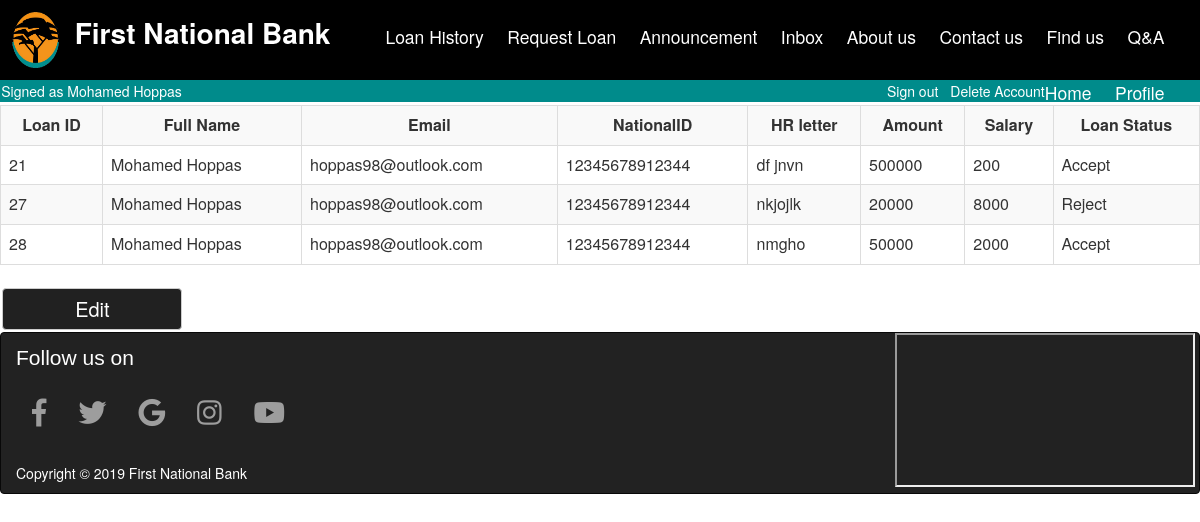
Before: /loan_History.php (signed in) with the older database file.
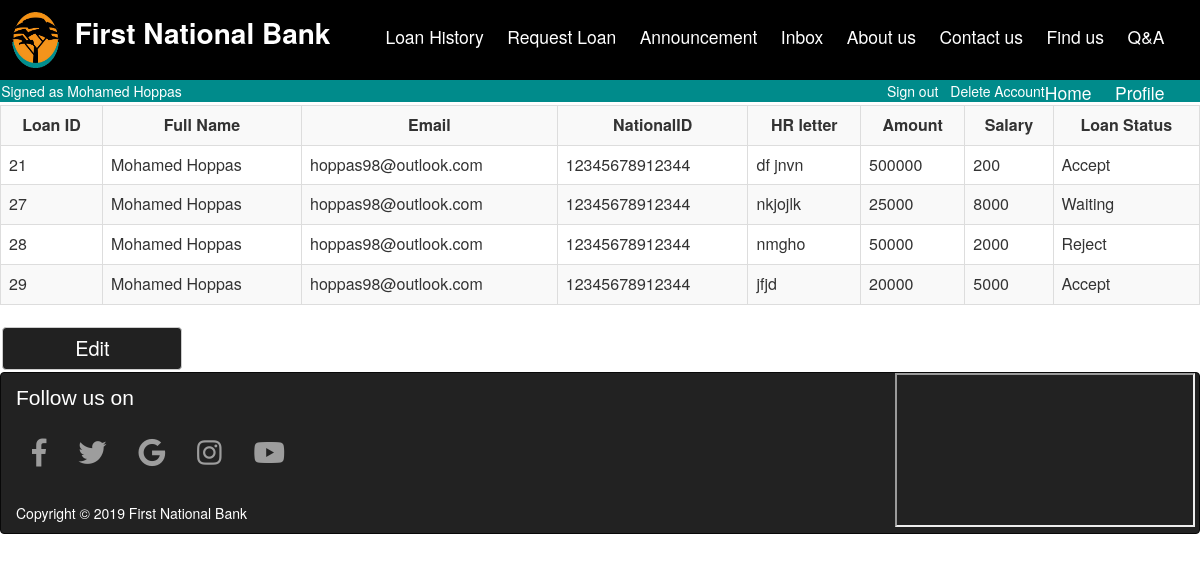
After: the same page with the newer database file.
### tables this page shows
CREATE TABLE `request_loan` (
  `FullName` varchar(50) NOT NULL,
  `Email` varchar(50) NOT NULL,
  `Mobile_Phone` varchar(11) NOT NULL,
  `National_ID` varchar(14) NOT NULL,
  `Address` varchar(100) NOT NULL,
  `Job` varchar(50) NOT NULL,
  `Loan_Status` varchar(50) NOT NULL,
  `Amount` varchar(6) NOT NULL,
  `Salary` varchar(7) NOT NULL,
  `HR_letter` text NOT NULL,
  `Request_Number` int(7) NOT NULL,
  `National_ID_Photo` varchar(200) NOT NULL
);

### loan_History.php (the view, shortened to what this page needs)
<head>
<link rel="stylesheet" href="https://maxcdn.bootstrapcdn.com/bootstrap/3.4.1/css/bootstrap.min.css">
</head>
<?php
include "TopBar.php";
?>
<?php
include ("database.php");
$sql="SELECT * FROM request_loan where Email='".$_SESSION['Email']."'";
	$result = mysqli_query($conn,$sql);
	if (mysqli_num_rows($result) > 0) {
	echo "<table class='table table-striped table-bordered' >";
	echo "<th>Loan ID</th>"."<th>Full Name</th>"."<th>Email</th>"."<th>NationalID</th>"."<th>HR letter</th>"."<th>Amount</th>"."<th>Salary</th>"."<th>Loan Status</th>";
	   while($row = mysqli_fetch_array($result)) {
	   echo "<tr><td>".$row['Request_Number']."</td>".
	   "<td>".$row['FullName']."</td>".
	   "<td>".$row['Email']."</td>".
	   "<td>".$row['National_ID']."</td>".
	   "<td>".$row['HR_letter']."</td>".
	   "<td>".$row['Amount']."</td>".
	   "<td>".$row['Salary']."</td>".
	   "<td>".$row['Loan_Status']."</td></tr>";
	   }
	   echo "</table>";
	}
	else {
    echo "ERROR";
	}
?>
<body>
<button class="btn btn-default" id = "Edit" style = "color: white;background-color: #212121 ; font-size: 20px; width:15%; margin:0.2%;" >Edit</button>
</body>
<?php
include "BottomBar2.php";
?>

Changed rows visible on the page:
changed request_loan "nkjojlk": Amount "20000" → "25000"; Loan_Status "Reject" → "Waiting"
changed request_loan "nmgho": Loan_Status "Accept" → "Reject"
added request_loan: Request_Number "29", FullName "Mohamed Hoppas", Email "hoppas98@outlook.com", National_ID "12345678912344", HR_letter "jfjd", Amount "20000", Salary "5000", Loan_Status "Accept"
